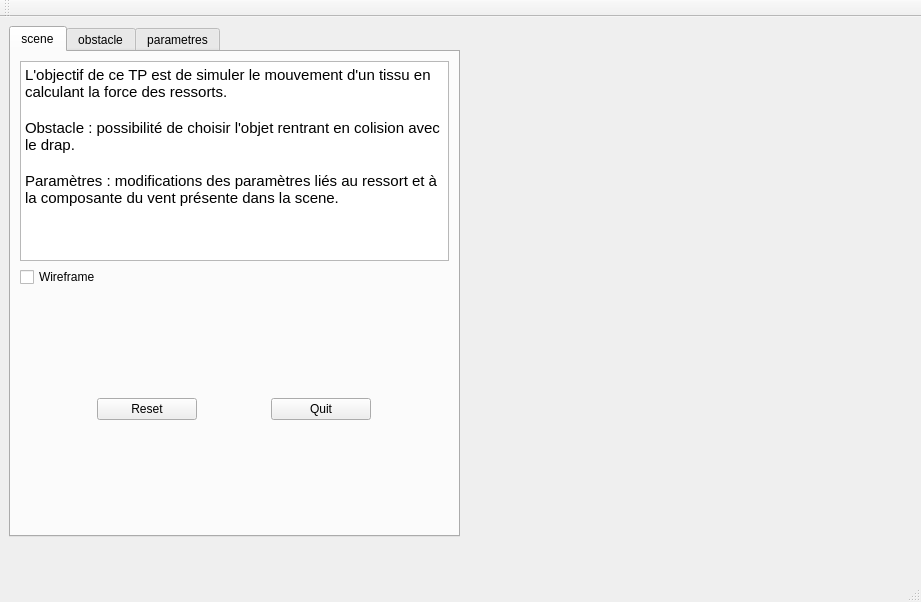
<?xml version="1.0" encoding="UTF-8"?>
<ui version="4.0">
 <class>MainWindow</class>
 <widget class="QMainWindow" name="MainWindow">
  <property name="geometry">
   <rect>
    <x>0</x>
    <y>0</y>
    <width>921</width>
    <height>602</height>
   </rect>
  </property>
  <property name="sizePolicy">
   <sizepolicy hsizetype="Preferred" vsizetype="Preferred">
    <horstretch>0</horstretch>
    <verstretch>0</verstretch>
   </sizepolicy>
  </property>
  <property name="windowTitle">
   <string>MainWindow</string>
  </property>
  <widget class="QWidget" name="centralwidget">
   <property name="sizePolicy">
    <sizepolicy hsizetype="Preferred" vsizetype="Preferred">
     <horstretch>0</horstretch>
     <verstretch>0</verstretch>
    </sizepolicy>
   </property>
   <layout class="QHBoxLayout" name="horizontalLayout">
    <item>
     <widget class="QWidget" name="widget" native="true">
      <widget class="QTabWidget" name="tab">
       <property name="geometry">
        <rect>
         <x>0</x>
         <y>0</y>
         <width>451</width>
         <height>511</height>
        </rect>
       </property>
       <property name="currentIndex">
        <number>0</number>
       </property>
       <widget class="QWidget" name="scene">
        <property name="maximumSize">
         <size>
          <width>16777215</width>
          <height>16777213</height>
         </size>
        </property>
        <attribute name="title">
         <string>scene</string>
        </attribute>
        <layout class="QVBoxLayout" name="verticalLayout">
         <item>
          <widget class="QTextEdit" name="presentation">
           <property name="maximumSize">
            <size>
             <width>16777215</width>
             <height>200</height>
            </size>
           </property>
           <property name="html">
            <string>&lt;!DOCTYPE HTML PUBLIC &quot;-//W3C//DTD HTML 4.0//EN&quot; &quot;http://www.w3.org/TR/REC-html40/strict.dtd&quot;&gt;
&lt;html&gt;&lt;head&gt;&lt;meta name=&quot;qrichtext&quot; content=&quot;1&quot; /&gt;&lt;style type=&quot;text/css&quot;&gt;
p, li { white-space: pre-wrap; }
&lt;/style&gt;&lt;/head&gt;&lt;body style=&quot; font-family:'Ubuntu'; font-size:11pt; font-weight:400; font-style:normal;&quot;&gt;
&lt;p style=&quot; margin-top:0px; margin-bottom:0px; margin-left:0px; margin-right:0px; -qt-block-indent:0; text-indent:0px;&quot;&gt;L'objectif de ce TP est de simuler le mouvement d'un tissu en calculant la force des ressorts.&lt;/p&gt;
&lt;p style=&quot;-qt-paragraph-type:empty; margin-top:0px; margin-bottom:0px; margin-left:0px; margin-right:0px; -qt-block-indent:0; text-indent:0px;&quot;&gt;&lt;br /&gt;&lt;/p&gt;
&lt;p style=&quot; margin-top:0px; margin-bottom:0px; margin-left:0px; margin-right:0px; -qt-block-indent:0; text-indent:0px;&quot;&gt;Obstacle : possibilité de choisir l'objet rentrant en colision avec le drap.&lt;/p&gt;
&lt;p style=&quot;-qt-paragraph-type:empty; margin-top:0px; margin-bottom:0px; margin-left:0px; margin-right:0px; -qt-block-indent:0; text-indent:0px;&quot;&gt;&lt;br /&gt;&lt;/p&gt;
&lt;p style=&quot; margin-top:0px; margin-bottom:0px; margin-left:0px; margin-right:0px; -qt-block-indent:0; text-indent:0px;&quot;&gt;Paramètres : modifications des paramètres liés au ressort et à la composante du vent présente dans la scene.&lt;/p&gt;&lt;/body&gt;&lt;/html&gt;</string>
           </property>
          </widget>
         </item>
         <item>
          <widget class="QCheckBox" name="wireframe">
           <property name="text">
            <string>Wireframe</string>
           </property>
          </widget>
         </item>
         <item>
          <widget class="QWidget" name="widget_2" native="true">
           <layout class="QHBoxLayout" name="horizontalLayout_2">
            <item>
             <widget class="QPushButton" name="reset">
              <property name="maximumSize">
               <size>
                <width>100</width>
                <height>16777215</height>
               </size>
              </property>
              <property name="text">
               <string>Reset</string>
              </property>
              <property name="checkable">
               <bool>true</bool>
              </property>
             </widget>
            </item>
            <item>
             <widget class="QPushButton" name="quit">
              <property name="maximumSize">
               <size>
                <width>100</width>
                <height>16777215</height>
               </size>
              </property>
              <property name="text">
               <string>Quit</string>
              </property>
             </widget>
            </item>
           </layout>
          </widget>
         </item>
        </layout>
       </widget>
       <widget class="QWidget" name="obstacle">
        <attribute name="title">
         <string>obstacle</string>
        </attribute>
        <layout class="QVBoxLayout" name="verticalLayout_2">
         <item>
          <widget class="QGroupBox" name="Sphere">
           <property name="maximumSize">
            <size>
             <width>16777215</width>
             <height>100</height>
            </size>
           </property>
           <property name="title">
            <string>Sphere</string>
           </property>
           <layout class="QFormLayout" name="formLayout_2">
            <item row="0" column="0">
             <widget class="QCheckBox" name="Bille">
              <property name="text">
               <string>Bille</string>
              </property>
              <property name="checked">
               <bool>true</bool>
              </property>
             </widget>
            </item>
            <item row="1" column="0">
             <widget class="QLabel" name="rayon">
              <property name="text">
               <string>Rayon</string>
              </property>
             </widget>
            </item>
            <item row="1" column="1">
             <widget class="QSlider" name="rayon_size">
              <property name="maximumSize">
               <size>
                <width>100</width>
                <height>16777215</height>
               </size>
              </property>
              <property name="sizeIncrement">
               <size>
                <width>1</width>
                <height>0</height>
               </size>
              </property>
              <property name="inputMethodHints">
               <set>Qt::ImhPreferNumbers</set>
              </property>
              <property name="minimum">
               <number>1</number>
              </property>
              <property name="maximum">
               <number>5</number>
              </property>
              <property name="singleStep">
               <number>1</number>
              </property>
              <property name="pageStep">
               <number>10</number>
              </property>
              <property name="value">
               <number>2</number>
              </property>
              <property name="sliderPosition">
               <number>2</number>
              </property>
              <property name="tracking">
               <bool>true</bool>
              </property>
              <property name="orientation">
               <enum>Qt::Horizontal</enum>
              </property>
             </widget>
            </item>
           </layout>
          </widget>
         </item>
         <item>
          <widget class="QGroupBox" name="Cube">
           <property name="title">
            <string>Cube</string>
           </property>
           <layout class="QFormLayout" name="formLayout_7">
            <property name="fieldGrowthPolicy">
             <enum>QFormLayout::AllNonFixedFieldsGrow</enum>
            </property>
            <item row="0" column="0">
             <widget class="QCheckBox" name="Cube_2">
              <property name="enabled">
               <bool>true</bool>
              </property>
              <property name="text">
               <string>Cube</string>
              </property>
              <property name="checked">
               <bool>false</bool>
              </property>
             </widget>
            </item>
           </layout>
          </widget>
         </item>
         <item>
          <widget class="QGroupBox" name="Chat">
           <property name="title">
            <string>Chat</string>
           </property>
           <layout class="QFormLayout" name="formLayout">
            <property name="fieldGrowthPolicy">
             <enum>QFormLayout::AllNonFixedFieldsGrow</enum>
            </property>
            <item row="0" column="0">
             <widget class="QCheckBox" name="Chat_2">
              <property name="text">
               <string>Chat</string>
              </property>
             </widget>
            </item>
           </layout>
          </widget>
         </item>
        </layout>
       </widget>
       <widget class="QWidget" name="parametres">
        <attribute name="title">
         <string>parametres</string>
        </attribute>
        <layout class="QVBoxLayout" name="verticalLayout_3">
         <item>
          <widget class="QGroupBox" name="ressort">
           <property name="title">
            <string>Ressorts</string>
           </property>
           <layout class="QVBoxLayout" name="verticalLayout_4">
            <item>
             <widget class="QWidget" name="widget_K1" native="true">
              <layout class="QFormLayout" name="formLayout_3">
               <item row="0" column="0">
                <widget class="QLabel" name="K1">
                 <property name="text">
                  <string>K1</string>
                 </property>
                </widget>
               </item>
               <item row="0" column="1">
                <widget class="QSpinBox" name="K1_value">
                 <property name="maximumSize">
                  <size>
                   <width>100</width>
                   <height>16777215</height>
                  </size>
                 </property>
                 <property name="value">
                  <number>50</number>
                 </property>
                </widget>
               </item>
              </layout>
             </widget>
            </item>
            <item>
             <widget class="QWidget" name="widget_K2" native="true">
              <layout class="QFormLayout" name="formLayout_4">
               <item row="0" column="0">
                <widget class="QLabel" name="K2">
                 <property name="text">
                  <string>K2</string>
                 </property>
                </widget>
               </item>
               <item row="0" column="1">
                <widget class="QSpinBox" name="K2_value">
                 <property name="maximumSize">
                  <size>
                   <width>100</width>
                   <height>16777215</height>
                  </size>
                 </property>
                 <property name="value">
                  <number>10</number>
                 </property>
                </widget>
               </item>
              </layout>
             </widget>
            </item>
            <item>
             <widget class="QWidget" name="widget_K3" native="true">
              <layout class="QFormLayout" name="formLayout_5">
               <item row="0" column="0">
                <widget class="QLabel" name="K3">
                 <property name="text">
                  <string>K3</string>
                 </property>
                </widget>
               </item>
               <item row="0" column="1">
                <widget class="QDoubleSpinBox" name="K3_value">
                 <property name="maximumSize">
                  <size>
                   <width>100</width>
                   <height>16777215</height>
                  </size>
                 </property>
                 <property name="value">
                  <double>5.000000000000000</double>
                 </property>
                </widget>
               </item>
              </layout>
             </widget>
            </item>
           </layout>
          </widget>
         </item>
         <item>
          <widget class="QGroupBox" name="param_vent">
           <property name="title">
            <string>Vent</string>
           </property>
           <layout class="QVBoxLayout" name="verticalLayout_6">
            <item>
             <widget class="QWidget" name="widget_ressort_vent" native="true">
              <layout class="QFormLayout" name="formLayout_6">
               <item row="0" column="0">
                <widget class="QLabel" name="K_wind">
                 <property name="text">
                  <string>K_wind</string>
                 </property>
                </widget>
               </item>
               <item row="0" column="1">
                <widget class="QDoubleSpinBox" name="K_wind_value">
                 <property name="maximumSize">
                  <size>
                   <width>100</width>
                   <height>16777215</height>
                  </size>
                 </property>
                 <property name="minimum">
                  <double>0.000000000000000</double>
                 </property>
                 <property name="maximum">
                  <double>0.050000000000000</double>
                 </property>
                 <property name="singleStep">
                  <double>0.010000000000000</double>
                 </property>
                 <property name="value">
                  <double>0.010000000000000</double>
                 </property>
                </widget>
               </item>
              </layout>
             </widget>
            </item>
            <item>
             <widget class="QLabel" name="direction_vent">
              <property name="text">
               <string>direction vent :</string>
              </property>
             </widget>
            </item>
            <item>
             <widget class="QWidget" name="widget_direction_vent" native="true">
              <layout class="QHBoxLayout" name="horizontalLayout_7">
               <item>
                <widget class="QLabel" name="x">
                 <property name="text">
                  <string>x</string>
                 </property>
                </widget>
               </item>
               <item>
                <widget class="QSlider" name="x_value">
                 <property name="maximum">
                  <number>6</number>
                 </property>
                 <property name="value">
                  <number>3</number>
                 </property>
                 <property name="orientation">
                  <enum>Qt::Horizontal</enum>
                 </property>
                </widget>
               </item>
               <item>
                <widget class="QLabel" name="y">
                 <property name="text">
                  <string>y</string>
                 </property>
                </widget>
               </item>
               <item>
                <widget class="QSlider" name="y_value">
                 <property name="maximum">
                  <number>6</number>
                 </property>
                 <property name="value">
                  <number>3</number>
                 </property>
                 <property name="orientation">
                  <enum>Qt::Horizontal</enum>
                 </property>
                </widget>
               </item>
              </layout>
             </widget>
            </item>
           </layout>
          </widget>
         </item>
        </layout>
       </widget>
      </widget>
     </widget>
    </item>
    <item>
     <layout class="QVBoxLayout" name="layout_scene">
      <property name="sizeConstraint">
       <enum>QLayout::SetDefaultConstraint</enum>
      </property>
     </layout>
    </item>
   </layout>
  </widget>
  <widget class="QMenuBar" name="menubar">
   <property name="geometry">
    <rect>
     <x>0</x>
     <y>0</y>
     <width>921</width>
     <height>25</height>
    </rect>
   </property>
  </widget>
  <widget class="QStatusBar" name="statusbar"/>
  <widget class="QToolBar" name="toolBar">
   <property name="windowTitle">
    <string>toolBar</string>
   </property>
   <attribute name="toolBarArea">
    <enum>TopToolBarArea</enum>
   </attribute>
   <attribute name="toolBarBreak">
    <bool>false</bool>
   </attribute>
  </widget>
 </widget>
 <resources/>
 <connections/>
</ui>
